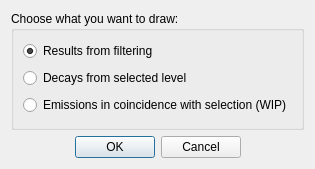
<?xml version="1.0" encoding="UTF-8"?>
<ui version="4.0">
 <class>drawingChoiceDlg</class>
 <widget class="QDialog" name="drawingChoiceDlg">
  <property name="geometry">
   <rect>
    <x>0</x>
    <y>0</y>
    <width>305</width>
    <height>169</height>
   </rect>
  </property>
  <property name="windowTitle">
   <string>Drawing Options</string>
  </property>
  <layout class="QVBoxLayout" name="verticalLayout">
   <item>
    <widget class="QGroupBox" name="groupBox">
     <property name="title">
      <string>Choose what you want to draw:</string>
     </property>
     <layout class="QVBoxLayout" name="verticalLayout_5">
      <item>
       <widget class="QRadioButton" name="rb_filtered">
        <property name="text">
         <string>Results from filtering</string>
        </property>
        <property name="checked">
         <bool>true</bool>
        </property>
       </widget>
      </item>
      <item>
       <widget class="QRadioButton" name="rb_lvlSelected">
        <property name="text">
         <string>Decays from selected level</string>
        </property>
       </widget>
      </item>
      <item>
       <widget class="QRadioButton" name="rb_gamSelected">
        <property name="text">
         <string>Emissions in coincidence with selection (WIP)</string>
        </property>
       </widget>
      </item>
     </layout>
    </widget>
   </item>
   <item>
    <widget class="QDialogButtonBox" name="buttonBox">
     <property name="orientation">
      <enum>Qt::Orientation::Horizontal</enum>
     </property>
     <property name="standardButtons">
      <set>QDialogButtonBox::StandardButton::Cancel|QDialogButtonBox::StandardButton::Ok</set>
     </property>
     <property name="centerButtons">
      <bool>true</bool>
     </property>
    </widget>
   </item>
  </layout>
 </widget>
 <resources/>
 <connections>
  <connection>
   <sender>buttonBox</sender>
   <signal>accepted()</signal>
   <receiver>drawingChoiceDlg</receiver>
   <slot>accept()</slot>
   <hints>
    <hint type="sourcelabel">
     <x>248</x>
     <y>254</y>
    </hint>
    <hint type="destinationlabel">
     <x>157</x>
     <y>274</y>
    </hint>
   </hints>
  </connection>
  <connection>
   <sender>buttonBox</sender>
   <signal>rejected()</signal>
   <receiver>drawingChoiceDlg</receiver>
   <slot>reject()</slot>
   <hints>
    <hint type="sourcelabel">
     <x>316</x>
     <y>260</y>
    </hint>
    <hint type="destinationlabel">
     <x>286</x>
     <y>274</y>
    </hint>
   </hints>
  </connection>
 </connections>
</ui>
